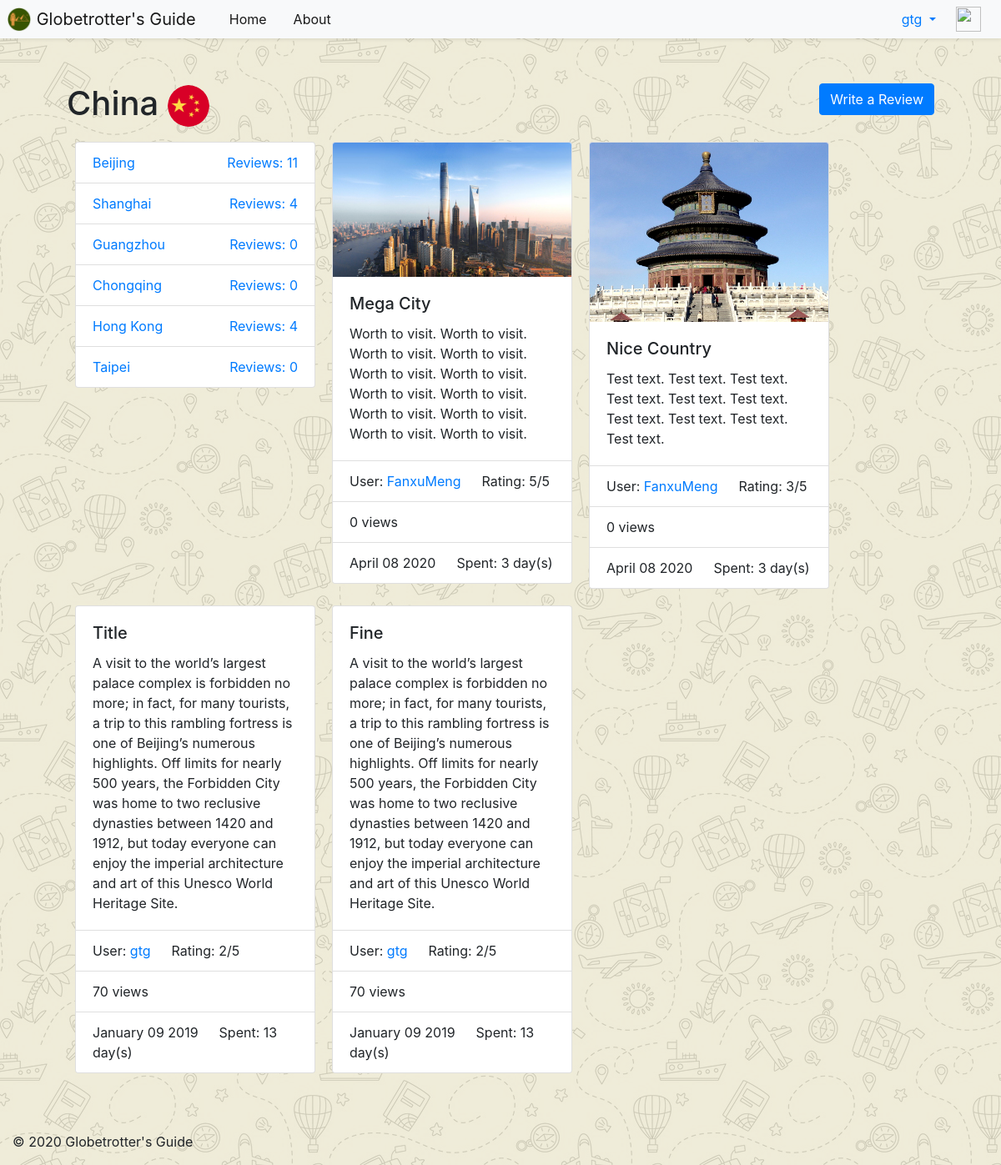
The page /GlobetrottersGuide/asia/china/ (signed in) on the database its author committed.
### GlobetrottersGuide/models.py (models this page shows, shortened)
class Country(models.Model):
    NAME_MAX_LENGTH = 128
    continent = models.ForeignKey(Continent, on_delete=models.CASCADE)
    name = models.CharField(max_length=128, unique=True)
    views = models.IntegerField(default=0)
    likes = models.IntegerField(default=0)
    flag = models.ImageField(upload_to='flags',blank=True)
    slug = models.SlugField(unique=True)
    reviewNum = 0
    class Meta:
        verbose_name_plural = 'Countries'

class City(models.Model):
    NAME_MAX_LENGTH = 128
    country = models.ForeignKey(Country, on_delete=models.CASCADE)
    name = models.CharField(max_length=128, unique=True)
    views = models.IntegerField(default=0)
    likes = models.IntegerField(default=0)
    slug = models.SlugField(unique=True)
    reviewNum = 0
    class Meta:
        verbose_name_plural = 'Cities'

class countryReview(models.Model):
    TEXT_MAX_LENGTH = 2000
    RATING_CHOICES = (
        (1, '1'),
        (2, '2'),
        (3, '3'),
        (4, '4'),
        (5, '5'),
    )
    user = models.ForeignKey(User, on_delete=models.CASCADE)
    belong_country = models.ForeignKey(Country, on_delete=models.CASCADE)
    publish_date = models.DateTimeField('date published')
    views = models.IntegerField(default=0)
    likes = models.IntegerField(default=0)
    timeSpent = models.DurationField(blank=False)
    image = models.ImageField(upload_to='review_images', blank=True)
    title = models.CharField(max_length=128, default='Title')
    text = models.TextField(max_length=2000, blank=False)
    rating = models.IntegerField(choices=RATING_CHOICES)

### GlobetrottersGuide/views.py (the view)
def home_country(request, continent_name_slug, country_name_slug):
    context_dict = {}
    try:
        continent = Continent.objects.get(slug=continent_name_slug)
        country = Country.objects.get(slug=country_name_slug)
        city_list = City.objects.filter(country=country).order_by('-views')[:10]
        review_list = countryReview.objects.filter(belong_country=country).order_by('-publish_date')
        context_dict['continent'] = continent
        context_dict['country'] = country
        context_dict['cities'] = city_list
        context_dict['reviews'] = review_list
    except City.DoesNotExist:
        context_dict['cities'] = None
        context_dict['reviews'] = None
    for city in city_list:
            city.reviewNum = getCityReviewNum(city.slug)
    return render(request, 'GlobetrottersGuide/home_country.html', context=context_dict)

### GlobetrottersGuide/views.py (called while the page is built)
def getCityReviewNum(city_slug):
    count = 0
    for review in cityReview.objects.all():
        if review.belong_city.slug == city_slug:
            count+=1
    return count

### templates/GlobetrottersGuide/home_country.html
<!DOCTYPE html>
{% extends 'GlobetrottersGuide/base.html' %}
{% load staticfiles %}
{% load gtg_template_tags %}
{%block title_block %}
    <div class="row">
        <div class="col">
        <h1>{{ country.name }}
            {% with 'flags/'|add:country.slug|add:'.png' as img %}
            <img class="rounded-circle" src="{% static img %}" style="width:50px;height:50px;" alt=""/>
            {% endwith %}
        </h1>
        </div>
        <div class="col">
            <a role="button" class="btn btn-primary" href="{% url 'GlobetrottersGuide:ReviewCountry' continent_name_slug=continent.slug country_name_slug=country.slug %}" style="float:right">Write a Review</a>
        </div>
    </div>
{% endblock %}
{% block body_block %}
    <ul class="list-group" style="margin:10px;width:18rem;float:left;">
        {% if cities %}
            {% for city in cities %}
            <li class="list-group-item">
                <a href="{% url 'GlobetrottersGuide:city' continent.slug country.slug city.slug %}">{{ city.name }}<span style="float:right">Reviews: {{ city.reviewNum }}</span>
                </a>
            </li>
            {% endfor %}
        {% else %}
            <li class="list-group-item">There is no city in database.</li>
        {% endif %}
    </ul>
    {% if reviews %}
    {% for review in reviews %}
        <div class="card" style="width: 18rem;margin:10px;float:left;">
            {% if review.image %}
            <img src="{{ review.image.url }}" class="card-img-top" alt="No Image">
            {% endif %}
            <div class="card-body">
                <h5 class="card-title">{{ review.title }}</h5>
                <p class="card-text">{{ review.text }}</p>
            </div>
            <ul class="list-group list-group-flush">
                <li class="list-group-item">
                    User:
                    <a href="{% url 'GlobetrottersGuide:UserProfile' review.user.username %}">{{ review.user.username }}</a>
                    &emsp; Rating: {{ review.rating }}/5
                </li>
                <li class="list-group-item">{{ review.views }} views</li>
                <li class="list-group-item">{{ review.publish_date | date:"F d Y" }} &emsp; Spent: {{ review.timeSpent.days }} day(s)</li>
            </ul>
        </div>
    {% endfor %}
    {% else %}
        <p style="float:left;margin:10px"><h2>No one has reviewed this country yet.</h2></p>
    {% endif %}
{% endblock %}

### templates/GlobetrottersGuide/base.html (shortened to what this page needs)
<!DOCTYPE html>
{% load staticfiles %}
{% load gtg_template_tags %}
<html lang="en">
    <head>
    <link href="https://getbootstrap.com/docs/4.2/dist/css/bootstrap.min.css" rel="stylesheet">
    <link href="{%  static 'css/base-style.css' %}" rel="stylesheet">
    </head>
    <body>
        <header>
            <nav class="navbar navbar-expand-md navbar-light fixed-top bg-light p-0 shadow-sm">
                <a class="navbar-brand p-2" href="{% url 'GlobetrottersGuide:HomePage' %}">
                    <img src="{% static 'images/gtg_logo.ico' %}" width="30" height="30" class="d-inline-block align-top" alt="">
                    Globetrotter's Guide
                </a>
                    <div class="collapse navbar-collapse" id="navbarNavDropdown">
                        <ul class="navbar-nav mr-auto">
                            <li class="nav-item active"><a class="nav-link" style="padding:8px 16px 8px 16px;" href="{% url 'GlobetrottersGuide:HomePage' %}">Home</a></li>
                            <li class="nav-item active"><a class="nav-link" style="padding:8px 16px 8px 16px;" href="{% url 'GlobetrottersGuide:about' %}">About</a></li>
                        </ul>
                        {% if user.is_authenticated %}
                            <ul class="nav-item dropdown" style="margin:0;padding:0;">
                                <a class="nav-link dropdown-toggle" href="#" data-toggle="dropdown"
                                   aria-labelledby="navbarDropdownMenuLink" role="button">{{ user.username }}
                                </a>
                            </ul>
                            <a class="navbar-brand p-2" href="{% url 'GlobetrottersGuide:UserProfile' user.username %}">
                            <img src="{{ userProfile.picture.url }}" width="30" height="30" class="d-inline-block align-top" alt="">
                            </a>
                        {% else %}
                            <div style="position:relative; right:50px">
                            <a class="btn btn-outline-success" href="{% url 'auth_login' %}" style="margin:10px 0px 10px 70px" >Login</a>
                            <a class="btn btn-outline-primary" href="{% url 'registration_register' %}" style="margin: 10px 20px 10px 0px;" >Sign up</a>
                            </div>
                        {% endif %}
                    </div>
            </nav>
        </header>
        <div class="container-fluid">
            <div class="row" style="margin: 100px 50px 100px 50px;">
                <main role="main" class="col-md">
                    {% block title_block %}{% endblock %}
                    {% block body_block %}{% endblock %}
                </main>
            </div>
        </div>
        <div>
            <footer class="container" style="position:fixed;bottom:0"><p>&copy; 2020 Globetrotter's Guide </p></footer>
        </div>
    </body>
</html>

### static/css/base-style.css (style rules this page uses)
body { background-image: url("background-bwy.png"); background-color: #cccccc; }

### rows shown on the page
Country: name "China"
City: name "Beijing", reviewNum "11"
City: name "Shanghai", reviewNum "4"
City: name "Guangzhou", reviewNum "0"
City: name "Chongqing", reviewNum "0"
City: name "Hong Kong", reviewNum "4"
City: name "Taipei", reviewNum "0"
countryReview: image (picture), title "Mega City", text "Worth to visit. Worth to visit. Worth to visit. Worth to visit. Worth to visit. Worth to visit. Worth to visit. Worth to visit. Worth to visit. Worth to visit. Worth to visit. Worth to visit.", user.username "FanxuMeng", rating "5", views "0", publish_date "April 08 2020", timeSpent.days "3"
countryReview: image (picture), title "Nice Country", text "Test text. Test text. Test text. Test text. Test text. Test text. Test text. Test text. Test text. Test text.", user.username "FanxuMeng", rating "3", views "0", publish_date "April 08 2020", timeSpent.days "3"
countryReview: title "Title", text "A visit to the world’s largest palace complex is forbidden no more; in fact, for many tourists, a trip to this rambling fortress is one of Beijing’s numerous highlights. Off limits for nearly 500 years, the Forbidden City was home to two reclusive dynasties between 1420 and 1912, but today everyone can enjoy the imperial architecture and art of this Unesco World Heritage Site.", user.username "gtg", rating "2", views "70", publish_date "January 09 2019", timeSpent.days "13"
countryReview: title "Fine", text "A visit to the world’s largest palace complex is forbidden no more; in fact, for many tourists, a trip to this rambling fortress is one of Beijing’s numerous highlights. Off limits for nearly 500 years, the Forbidden City was home to two reclusive dynasties between 1420 and 1912, but today everyone can enjoy the imperial architecture and art of this Unesco World Heritage Site.", user.username "gtg", rating "2", views "70", publish_date "January 09 2019", timeSpent.days "13"

### other values the page prints
{{ user.username }} "gtg"
